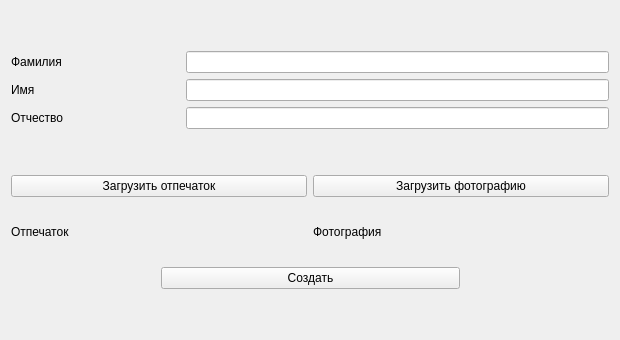
<?xml version="1.0" encoding="UTF-8"?>
<ui version="4.0">
 <class>CreateUserWindow</class>
 <widget class="QWidget" name="CreateUserWindow">
  <property name="geometry">
   <rect>
    <x>0</x>
    <y>0</y>
    <width>620</width>
    <height>340</height>
   </rect>
  </property>
  <property name="minimumSize">
   <size>
    <width>620</width>
    <height>340</height>
   </size>
  </property>
  <property name="windowTitle">
   <string>Добавить пользователя</string>
  </property>
  <layout class="QVBoxLayout" name="verticalLayout_6">
   <item>
    <layout class="QVBoxLayout" name="verticalLayout_3" stretch="0,2,0,1,0">
     <item>
      <spacer name="verticalSpacer_3">
       <property name="orientation">
        <enum>Qt::Vertical</enum>
       </property>
       <property name="sizeHint" stdset="0">
        <size>
         <width>20</width>
         <height>40</height>
        </size>
       </property>
      </spacer>
     </item>
     <item>
      <layout class="QVBoxLayout" name="verticalLayout">
       <item>
        <layout class="QHBoxLayout" name="horizontalLayout" stretch="2,5">
         <item>
          <widget class="QLabel" name="l_surname">
           <property name="text">
            <string>Фамилия</string>
           </property>
          </widget>
         </item>
         <item>
          <widget class="QLineEdit" name="le_surname"/>
         </item>
        </layout>
       </item>
       <item>
        <layout class="QHBoxLayout" name="horizontalLayout_3" stretch="2,5">
         <item>
          <widget class="QLabel" name="l_name">
           <property name="text">
            <string>Имя</string>
           </property>
          </widget>
         </item>
         <item>
          <widget class="QLineEdit" name="le_name"/>
         </item>
        </layout>
       </item>
       <item>
        <layout class="QHBoxLayout" name="horizontalLayout_2" stretch="2,5">
         <item>
          <widget class="QLabel" name="l_patronymic">
           <property name="text">
            <string>Отчество</string>
           </property>
          </widget>
         </item>
         <item>
          <widget class="QLineEdit" name="le_patronimyc"/>
         </item>
        </layout>
       </item>
      </layout>
     </item>
     <item>
      <spacer name="verticalSpacer">
       <property name="orientation">
        <enum>Qt::Vertical</enum>
       </property>
       <property name="sizeHint" stdset="0">
        <size>
         <width>20</width>
         <height>40</height>
        </size>
       </property>
      </spacer>
     </item>
     <item>
      <layout class="QVBoxLayout" name="verticalLayout_2">
       <item>
        <layout class="QHBoxLayout" name="horizontalLayout_4">
         <item>
          <layout class="QVBoxLayout" name="verticalLayout_4">
           <item>
            <widget class="QPushButton" name="pB_load_fingerprint">
             <property name="text">
              <string>Загрузить отпечаток</string>
             </property>
            </widget>
           </item>
           <item>
            <widget class="QLabel" name="l_fingerprint_path">
             <property name="text">
              <string>Отпечаток</string>
             </property>
            </widget>
           </item>
          </layout>
         </item>
         <item>
          <layout class="QVBoxLayout" name="verticalLayout_5">
           <item>
            <widget class="QPushButton" name="pB_load_photo">
             <property name="text">
              <string>Загрузить фотографию</string>
             </property>
            </widget>
           </item>
           <item>
            <widget class="QLabel" name="l_image_path">
             <property name="text">
              <string>Фотография</string>
             </property>
            </widget>
           </item>
          </layout>
         </item>
        </layout>
       </item>
       <item>
        <layout class="QHBoxLayout" name="horizontalLayout_5" stretch="1,2,1">
         <item>
          <spacer name="horizontalSpacer">
           <property name="orientation">
            <enum>Qt::Horizontal</enum>
           </property>
           <property name="sizeHint" stdset="0">
            <size>
             <width>40</width>
             <height>20</height>
            </size>
           </property>
          </spacer>
         </item>
         <item>
          <widget class="QPushButton" name="pb_create">
           <property name="text">
            <string>Создать</string>
           </property>
          </widget>
         </item>
         <item>
          <spacer name="horizontalSpacer_2">
           <property name="orientation">
            <enum>Qt::Horizontal</enum>
           </property>
           <property name="sizeHint" stdset="0">
            <size>
             <width>40</width>
             <height>20</height>
            </size>
           </property>
          </spacer>
         </item>
        </layout>
       </item>
      </layout>
     </item>
     <item>
      <spacer name="verticalSpacer_2">
       <property name="orientation">
        <enum>Qt::Vertical</enum>
       </property>
       <property name="sizeHint" stdset="0">
        <size>
         <width>20</width>
         <height>40</height>
        </size>
       </property>
      </spacer>
     </item>
    </layout>
   </item>
  </layout>
 </widget>
 <resources/>
 <connections/>
</ui>
